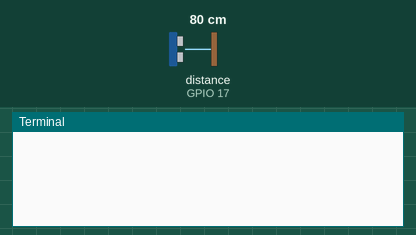
A program run on a simulated Raspberry Pi (BCM pin numbers). Shown: the last lines printed to the terminal. The test bench sets the inputs (shaded band); at power-on: distance to the obstacle (sensor on GPIO 17) 80 cm. The echo pulse lasts 58.3 µs per cm; the clock reads 2024-03-15 10:24:30 at power-on unless the program sets it.

Above: at 1.2 s.
1.3 s: distance to the obstacle (sensor on GPIO 17) set to 2 cm
At 1.59 s:
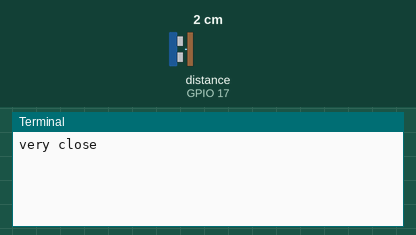
2.9 s: distance to the obstacle (sensor on GPIO 17) set to 250 cm
At 3.22 s:
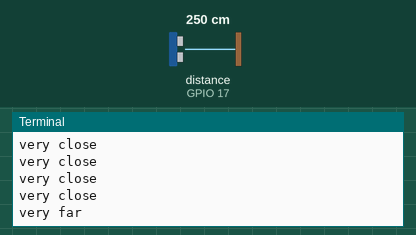

The program:

ultrasound.py
```python
import RPi.GPIO as GPIO
import time
GPIO.setmode(GPIO.BCM)
TRIG = 4
ECHO = 17
GPIO.setup(TRIG,GPIO.OUT)
GPIO.setup(ECHO,GPIO.IN)
try:
  while 1:
    GPIO.output(TRIG, False)
    time.sleep(0.2)
    GPIO.output(TRIG, True)
    time.sleep(0.00001)
    GPIO.output(TRIG, False)
    while GPIO.input(ECHO)==0:
      pass
    pulse_start = time.time()

    while GPIO.input(ECHO)==1:
      pass
    pulse_end = time.time()

    pulse_duration = pulse_end - pulse_start
    distance = pulse_duration * 17150
    distance = round(distance, 2)
    #print distance
    if distance <= 5:
      print 'very close'
    if distance >= 100:
      print 'very far'
except:
  GPIO.cleanup()
GPIO.cleanup()
```

Measured:
- after the input at 1.3 s, the terminal: prints a new line after 0.13 s (image 1)
- after the input at 2.9 s, the terminal: prints a new line after 0.15 s (image 2)
